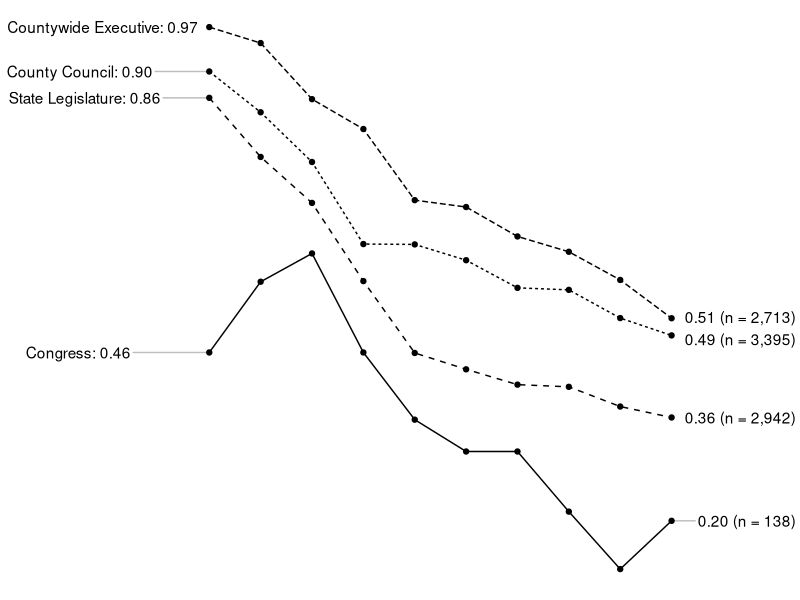
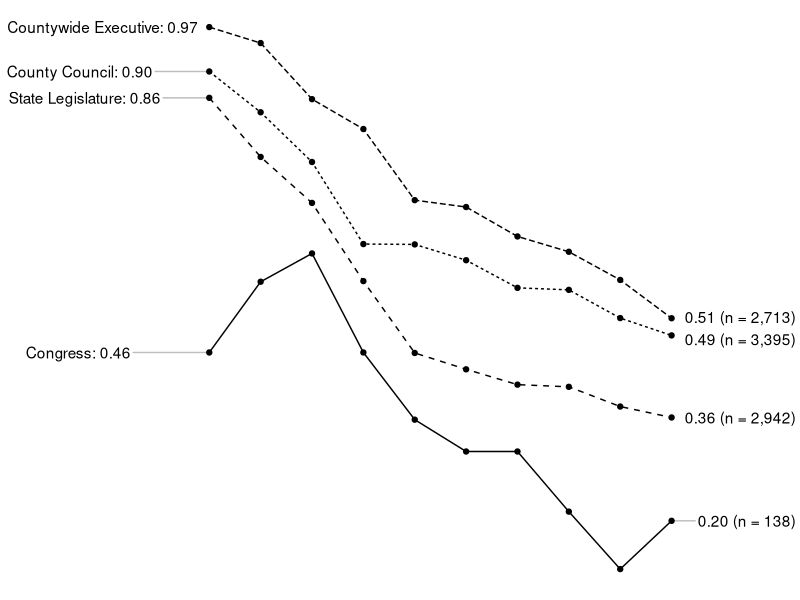

These charts were generated, in order, by the following R code:
suppressPackageStartupMessages({
  library(tidyverse)
  library(ggrepel)
  library(scales)
  library(fs)
  library(glue)
})

#' extract and save
print_row <- function(office_use,
                      filename,
                      dir = "paper/tables/historical",
                      tbl = office_bin) {
  office_tbl <- tbl |>
    filter(office == office_use)
  tot_n <- sum(office_tbl$n)

  wtbl <- tbl |>
    pivot_wider(
      id_cols = office,
      names_from = yr_bin,
      values_from = mar_R
    )

  wtbl_i <- wtbl |>
    filter(office == office_use) |>
    select(-office)

  # text format
  pad2 <- \(txt) str_pad(txt, width = 2, side = "left", pad = "0")

  wtbl_i |>
    mutate(
      across(
        .cols = everything(),
        .fns = \(.x) str_c(ifelse(.x > 0, "R", "D"), pad2(number(abs(.x), scale = 100, accuracy = 1, style_positive = "plus")))
      )
    ) |>
    mutate(n = number(tot_n, accuracy = 1, big.mark = ","))
}

# Data ----
office_bin <- read_csv("data/hist-elecs_by-office.csv",
  col_types = "cciddd"
) |>
  mutate(
    fpct_D = scales::number(pct_D, accuracy = 0.01),
    fn = formatC(n, format = "d", big.mark = ",")
  )

# Tables ---
print_row("President")
print_row("Governor")

# Plot ----
plot_D <- office_bin |>
  filter(!office %in% c("Governor", "President"))

office_counts <- office_bin |>
  group_by(office) |>
  summarize(total_n = format(sum(n), big.mark = ","))

beg_D <- filter(plot_D, yr_bin %in% "1980-1982") |>
  mutate(beg_lab = glue("{office}: {fpct_D}"))

end_D <- filter(plot_D, yr_bin %in% "2016-2018") |>
  inner_join(office_counts, by = "office") |>
  mutate(end_lab = glue("{fpct_D} (n = {total_n})"))

plot_D |>
  ggplot(aes(yr_bin, pct_D, group = office, linetype = office)) +
  geom_line() +
  geom_text_repel(data = beg_D, aes(label = beg_lab), hjust = 1, nudge_x = -1.5, direction = "y", segment.color = "gray") +
  geom_text_repel(data = end_D, aes(label = end_lab), hjust = 0, nudge_x = 2, direction = "y", segment.color = "gray") +
  geom_point() +
  scale_color_grey() +
  expand_limits(x = c(-3, 12.5)) +
  theme_classic() +
  guides(linetype = "none") +
  theme(
    axis.line = element_blank(),
    axis.text = element_blank(),
    axis.ticks = element_blank(),
    axis.title = element_blank(),
    plot.margin = margin(0, 0, 0, 0, "in")
  )

ggsave("paper/figures/historical_D-share.pdf", h = 3, w = 8)
